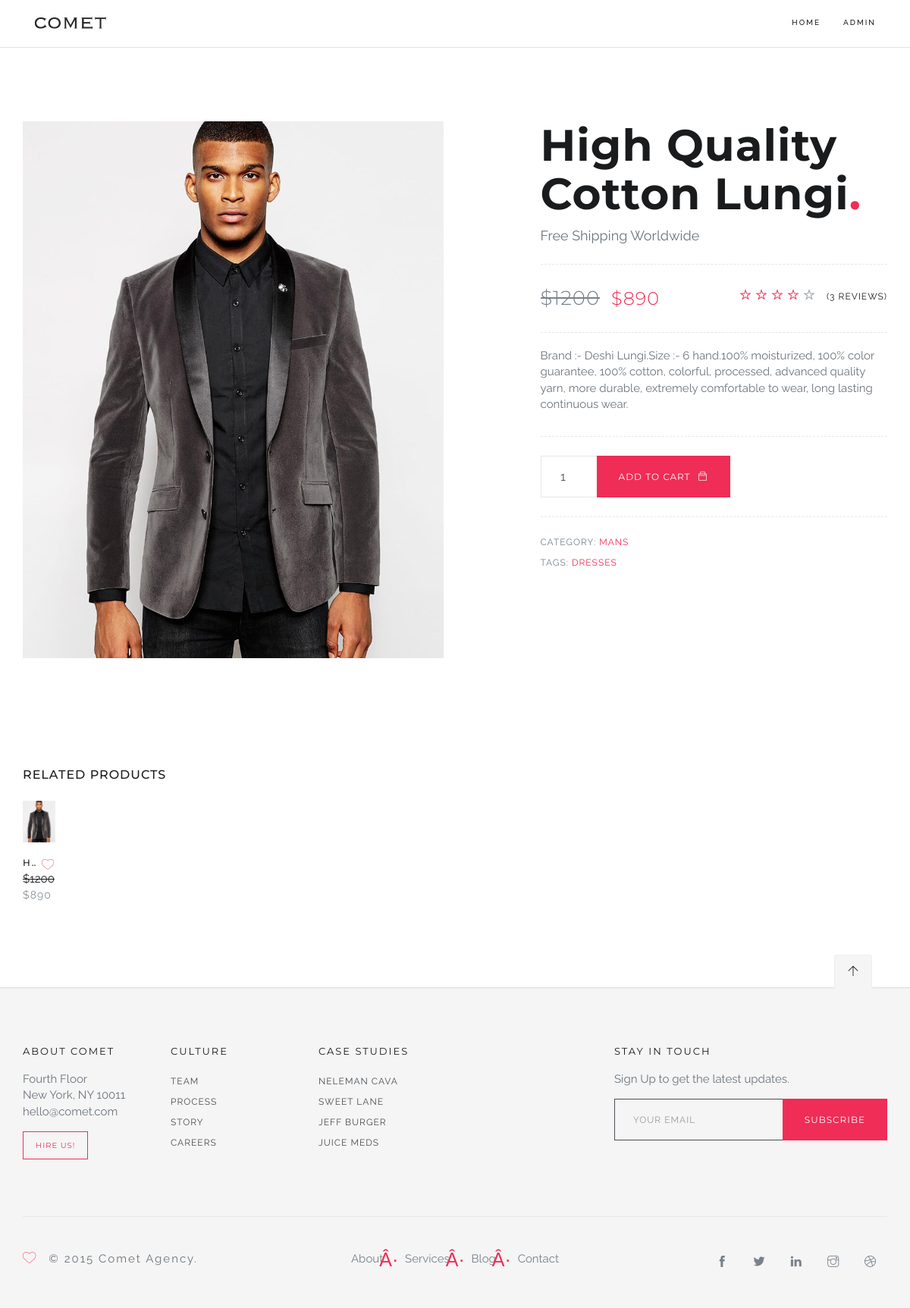
The app's page /shop-single.php?id=15 with its own data.
### tables this page shows
CREATE TABLE `products` (
  `id` int(50) NOT NULL,
  `productName` varchar(200) NOT NULL,
  `regularPrice` int(5) NOT NULL,
  `sellingPrice` int(5) NOT NULL,
  `category` varchar(100) NOT NULL,
  `brandName` varchar(200) NOT NULL,
  `tag` varchar(20) NOT NULL,
  `description` text NOT NULL,
  `status` varchar(10) NOT NULL DEFAULT 'active',
  `created_at` varchar(30) NOT NULL DEFAULT current_timestamp(),
  `updated_at` varchar(30) DEFAULT NULL,
  `trash` varchar(30) NOT NULL DEFAULT 'false',
  `photo` varchar(100) NOT NULL
);

### admin/app/db.php (called while the page is built)
<?php
$host = 'localhost';
$user = 'root';
$pass = '';
$db = 'miniecom';
function connect()
{
  global $host, $user, $pass, $db;
  return $connection = new mysqli($host, $user, $pass, $db);
}

### admin/app/functions.php (called while the page is built, shortened)
<?php
function find($table, $id)
{
    $data = connect()->query("SELECT * FROM $table WHERE id='$id'");
    return $data->fetch_object();
}

### shop-single.php (the view, shortened to what this page needs)
<?php
if(isset($_GET['id'])){
  $id = $_GET['id'];
  $product = find('products',$id);
  $relatedProduct = $product->category;
}
?>
<!DOCTYPE html>
<html lang="en">
<head>
  <link rel="stylesheet" href="css/bundle.css">
  <link rel="stylesheet" href="css/style.css">
</head>
<body>
  <header id="topnav">
    <div class="container">
      <div class="logo">
        <a href="index.php">
          <img src="images/logo_dark.png" alt="" class="logo-dark">
        </a>
      </div>
      <div id="navigation">
        <ul class="navigation-menu">
          <li>
            <a href="index.php">Home</a>
          </li>
          <li>
            <a href="admin/index.php">Admin</a>
          </li>
        </ul>
      </div>
    </div>
  </header>
  <section>
    <div class="container">
      <div class="single-product-details">
        <div class="row">
          <div class="col-md-6">
            <div data-options="{&quot;animation&quot;: &quot;slide&quot;, &quot;controlNav&quot;: true}" class="flexslider nav-inside control-nav-dark">
              <ul class="slides">
                <li>
                  <img src="admin/photos/<?php echo $product->photo?>" alt="">
                </li>
              </ul>
            </div>
          </div>
          <div class="col-md-5 col-md-offset-1">
            <div class="title mt-0">
              <h2><?php echo $product->productName?><span class="red-dot"></span></h2>
              <p class="m-0">Free Shipping Worldwide</p>
            </div>
            <div class="single-product-price">
              <div class="row">
                <div class="col-xs-6">
                  <h3><del>$<?php echo $product->regularPrice?></del><span>$<?php echo $product->sellingPrice?></span></h3>
                </div>
                <div class="col-xs-6 text-right"><span class="rating-stars"> <i class="ti-star full"></i><i class="ti-star full"></i><i class="ti-star full"></i><i class="ti-star full"></i><i class="ti-star"></i><span class="hidden-xs">(3 Reviews)</span></span>
                </div>
              </div>
            </div>
            <div class="single-product-desc">
              <p><?php echo $product->description?></p>
            </div>
            <div class="single-product-add">
              <form action="#" class="inline-form">
                <div class="input-group">
                  <input type="number" placeholder="QTY" value="1" min="1" class="form-control"><span class="input-group-btn"><button type="button" class="btn btn-color">Add to Cart<i class="ti-bag"></i></button></span>
                </div>
              </form>
            </div>
            <div class="single-product-list">
              <ul>
                <li><span>Category:</span><a href="#"><?php echo $product->category?></a>
                </li>
                <li><span>Tags:</span><a href="#"><?php echo $product->tag?></a>
                </li>
              </ul>
            </div>
          </div>
        </div>
      </div>
      <div class="related-products">
        <h5 class="upper">Related Products</h5>
        <div class="row">
        <?php
           $data = connect()->query("SELECT * FROM products  WHERE category = '$relatedProduct'");
           while($relatedData = $data->fetch_object()):
        ?>
          <div class="col-md-3 col-sm-6">
            <div class="shop-product">
              <div class="product-thumb">
                <a href="#">
                  <img src="admin/photos/<?php echo $relatedData->photo?>" alt="">
                </a>
              </div>
              <div class="product-info">
                <h4 class="upper"><a href="#"><?php echo $relatedData->productName?></a></h4><del>$<?php echo $relatedData->regularPrice?></del><br><span>$<?php echo $relatedData->sellingPrice?></span>
                <div class="save-product"><a href="#"><i class="icon-heart"></i></a>
                </div>
              </div>
            </div>
          </div>
          <?php endwhile;?>
        </div>
      </div>
    </div>
  </section>
  <footer id="footer-widgets">
    <div class="container">
      <div class="go-top">
        <a href="#top">
          <i class="ti-arrow-up"></i>
        </a>
      </div>
      <div class="row">
        <div class="col-md-6 ov-h">
          <div class="row">
            <div class="col-sm-4">
              <div class="widget">
                <h6 class="upper">About Comet</h6>
                <p>
                  <span>Fourth Floor</span>
                  <span>New York, NY 10011</span>
                  <span>hello@comet.com</span>
                </p><a href="#" class="btn btn-color-out btn-sm">Hire Us!</a>
              </div>
            </div>
            <div class="col-sm-4">
              <div class="widget">
                <h6 class="upper">Culture</h6>
                <ul class="list-unstyled">
                  <li>
                    <a href="#">Team</a>
                  </li>
                  <li>
                    <a href="#">Process</a>
                  </li>
                  <li>
                    <a href="#">Story</a>
                  </li>
                  <li>
                    <a href="#">Careers</a>
                  </li>
                </ul>
              </div>
            </div>
            <div class="col-sm-4">
              <div class="widget">
                <h6 class="upper">Case Studies</h6>
                <ul class="list-unstyled">
                  <li>
                    <a href="portfolio-single-1.html">Neleman Cava</a>
                  </li>
                  <li>
                    <a href="portfolio-single-2.html">Sweet Lane</a>
                  </li>
                  <li>
                    <a href="portfolio-single-3.html">Jeff Burger</a>
                  </li>
                  <li>
                    <a href="portfolio-single-1.html">Juice Meds</a>
                  </li>
                </ul>
              </div>
            </div>
          </div>
        </div>
        <div class="col-md-4 col-md-offset-2">
          <div class="row">
            <div class="col-md-12">
              <div class="widget">
                <h6 class="upper">Stay in touch</h6>
                <p>Sign Up to get the latest updates.</p>
                <div class="footer-newsletter">
                  <form data-mailchimp="true" class="inline-form">
                    <div class="input-group">
                      <input type="email" name="email" placeholder="Your Email" class="form-control"><span class="input-group-btn"><button type="submit" data-loading-text="Loading..." class="btn btn-color">Subscribe</button></span>
                    </div>
                  </form>
                </div>
              </div>
            </div>
          </div>
        </div>
      </div>
    </div>
  </footer>
  <footer id="footer">
    <div class="container">
      <div class="footer-wrap">
        <div class="row">
          <div class="col-md-4">
            <div class="copy-text">
              <p><i class="icon-heart red mr-15"></i>© 2015 Comet Agency.</p>
            </div>
          </div>
          <div class="col-md-4">
            <ul class="list-inline">
              <li>
                <a href="#">About</a>
              </li>
              <li>
                <a href="#">Services</a>
              </li>
              <li>
                <a href="#">Blog</a>
              </li>
              <li>
                <a href="#">Contact</a>
              </li>
            </ul>
          </div>
          <div class="col-md-4">
            <div class="footer-social">
              <ul>
                <li>
                  <a target="_blank" href="#"><i class="ti-facebook"></i></a>
                </li>
                <li>
                  <a target="_blank" href="#"><i class="ti-twitter-alt"></i></a>
                </li>
                <li>
                  <a target="_blank" href="#"><i class="ti-linkedin"></i></a>
                </li>
                <li>
                  <a target="_blank" href="#"><i class="ti-instagram"></i></a>
                </li>
                <li>
                  <a target="_blank" href="#"><i class="ti-dribbble"></i></a>
                </li>
              </ul>
            </div>
          </div>
        </div>
      </div>
    </div>
  </footer>
</body>
</html>

### records on screen
products: photo (picture), productName "High Quality Cotton Lungi", regularPrice "1200", sellingPrice "890", description "Brand :- Deshi Lungi.Size :- 6 hand.100% moisturized, 100% color guarantee, 100% cotton, colorful, processed, advanced quality yarn, more durable, extremely comfortable to wear, long lasting continuous wear.", category "MANS", tag "DRESSES"
